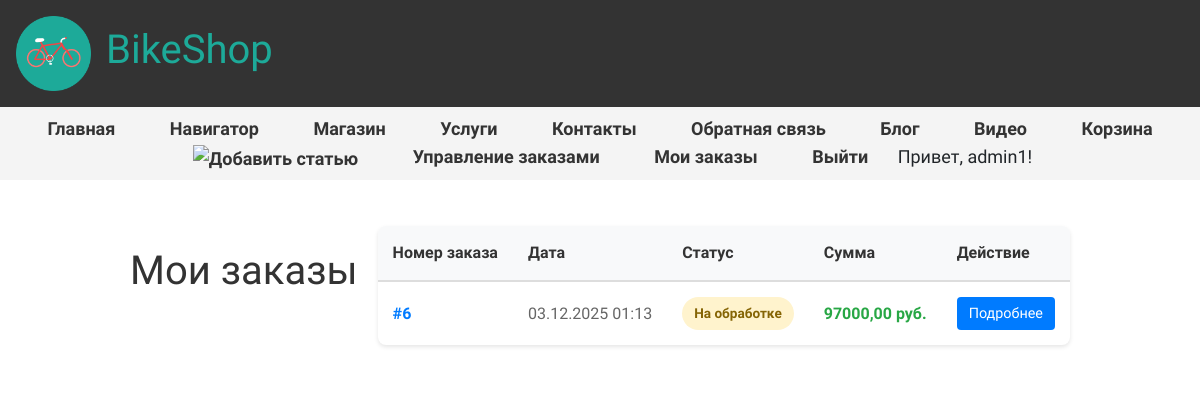
Screenshot of /my_orders/ (signed in) with the database file from the repository.
### main/models.py (models this page shows, shortened)
class Order(models.Model):
    STATUS_CHOICES = [
        ('processing', 'На обработке'),
        ('assembly', 'На сборке'),
        ('shipping', 'В доставке'),
        ('delivered', 'Прибыл'),
        ('cancelled', 'Отменён'),
    ]
    user = models.ForeignKey(User, on_delete=models.CASCADE, verbose_name="Пользователь")
    order_data = models.JSONField(verbose_name="Данные заказа")  # Сохраняем JSON с товарами и количеством
    total_price = models.DecimalField(max_digits=10, decimal_places=2, verbose_name="Общая сумма")
    status = models.CharField(max_length=20, choices=STATUS_CHOICES, default='processing', verbose_name="Статус")
    created = models.DateTimeField(default=datetime.now, db_index=True, verbose_name="Дата создания")
    updated = models.DateTimeField(auto_now=True, verbose_name="Дата обновления")
    class Meta:
        verbose_name = "Заказ"
        verbose_name_plural = "Заказы"
        ordering = ['-created']

### main/views.py (the view)
# urls.py: path('my_orders/', views.my_orders, name='my_orders'),
@login_required(login_url='login')
def my_orders(request):
    orders = Order.objects.filter(user=request.user).order_by('-created')
    return render(request, 'main/my_orders.html', {
        'orders': orders
    })

### main/templates/main/my_orders.html (shortened to what this page needs)
{% extends 'main/layout.html' %}
{% load static %}
{% block content %}
<section class="my-orders-section">
    <h1>Мои заказы</h1>
    {% if orders %}
    <div class="orders-container">
        <table class="orders-table">
            <thead>
                <tr>
                    <th>Номер заказа</th>
                    <th>Дата</th>
                    <th>Статус</th>
                    <th>Сумма</th>
                    <th>Действие</th>
                </tr>
            </thead>
            <tbody>
                {% for order in orders %}
                <tr class="order-row" data-order-id="{{ order.id }}">
                    <td class="order-id">#{{ order.id }}</td>
                    <td class="order-date">{{ order.created|date:"d.m.Y H:i" }}</td>
                    <td>
                        <span class="status-badge status-{{ order.status }}">
                            {{ order.get_status_display }}
                        </span>
                    </td>
                    <td class="order-price">{{ order.total_price }} руб.</td>
                    <td>
                        <button class="btn btn-small btn-view" data-order-id="{{ order.id }}">
                            Подробнее
                        </button>
                    </td>
                </tr>
                {% endfor %}
            </tbody>
        </table>
    </div>
    {% else %}
    <div class="empty-orders">
        <p>У вас нет заказов</p>
        <a href="{% url 'shop' %}" class="btn btn-primary">Перейти в магазин</a>
    </div>
    {% endif %}
</section>
{% endblock %}

### main/templates/main/layout.html (shortened to what this page needs)
{% load static %}
<!DOCTYPE html>
<html lang="ru">
<head>
    <link rel="stylesheet" href="{% static 'main/css/site.css' %}">
    <link rel="stylesheet" href="{% static 'main/css/bootstrap.css' %}">
</head>
<body>
    <header>
        <a href="{% url 'about' %}">
            <img src="{% static 'main/images/logo.png' %}" alt="Логотип BikeShop" class="logo">
        </a>
        <h1>BikeShop</h1>
    </header>
    <nav>
        <a href="{% url 'about' %}">Главная</a>
        <a href="{% url 'links' %}">Навигатор</a>
        <a href="{% url 'shop' %}">Магазин</a>
        <a href="{% url 'services' %}">Услуги</a>
        <a href="{% url 'contacts' %}">Контакты</a>
        <a href="{% url 'feedback' %}">Обратная связь</a>
        <a href="{% url 'blog' %}">Блог</a>
        <a href="{% url 'video' %}">Видео</a>
        <a href="{% url 'cart' %}">Корзина</a>
        {% if user.is_staff %}
        <a href="{% url 'newpost' %}" class="add-post-icon" title="Добавить статью">
            <img src="{% static 'main/content/add_new.png' %}" alt="Добавить статью">
        </a>
        <a href="{% url 'admin_orders' %}">Управление заказами</a>
        {% endif %}
        {% if not user.is_authenticated %}
            <a href="{% url 'registration' %}">Регистрация</a>
            <a href="{% url 'login' %}">Вход</a>
        {% else %}
            <a href="{% url 'my_orders' %}">Мои заказы</a>
            <a href="{% url 'logout' %}">Выйти</a>
            <span>Привет, {{ user.username }}!</span>
        {% endif %}
    </nav>
    <main>
        {% block content %}{% endblock %}
    </main>
</body>
</html>

### main/static/main/css/site.css (style rules this page uses)
* { font-family: 'Chocolate Classical Sans', sans-serif; }
body { margin: 0; padding: 0; background-color: #f4f4f4; }
header { background-color: #333; color: #fff; text-align: left; padding: 1rem; display: flex; align-items: center; justify-content: flex-start; }
.logo { width: 75px; height: auto; margin-right: 15px; }
nav { font-family: 'Dancing Script', cursive; background-color: #f4f4f4; font-size: 18px; padding: 0.5rem; text-align: center; }
nav a { margin: 0 15px; text-decoration: none; color: #333; font-weight: bold; padding: 5px 10px; border-radius: 5px; }
main { padding: 1rem; display: flex; flex-direction: column; align-items: center; }
section { margin-bottom: 1rem; background-color: #fff; padding: 1rem; border-radius: 5px; max-width: 550px; display: flex; flex-wrap: wrap; align-items: center; gap: 20px; }
h1 { color: rgb(29, 170, 153); }
button, .btn { background-color: #3498db; color: white; border: none; padding: 8px 16px; border-radius: 5px; }
.add-post-icon img { width: 70px; height: 70px; transition: transform 0.3s ease; background: none; background-color: none; }
nav .add-post-icon, nav .add-post-icon:hover { background-color: transparent !important; }

### main/templates/main/my_orders.html (style rules this page uses)
.my-orders-section { max-width: 1200px; margin: 0 auto; padding: 30px 20px; }
.my-orders-section h1 { text-align: center; margin-bottom: 30px; color: #333; }
.orders-table { width: 100%; border-collapse: collapse; background-color: white; box-shadow: 0 2px 4px rgba(0,0,0,0.1); border-radius: 8px; overflow: hidden; }
.orders-table thead { background-color: #f8f9fa; border-bottom: 2px solid #ddd; }
.orders-table th { padding: 15px; text-align: left; font-weight: bold; color: #333; }
.orders-table td { padding: 15px; border-bottom: 1px solid #eee; vertical-align: middle; }
.orders-table tbody tr:last-child td { border-bottom: none; }
.order-id { font-weight: bold; color: #007bff; }
.order-date { color: #666; }
.status-badge { display: inline-block; padding: 6px 12px; border-radius: 20px; font-size: 0.85em; font-weight: bold; text-align: center; }
.status-processing { background-color: #fff3cd; color: #856404; }
.order-price { font-weight: bold; color: #28a745; }
.btn-small { padding: 6px 12px; font-size: 0.9em; border: none; border-radius: 4px; cursor: pointer; transition: all 0.3s; }
.btn-view { background-color: #007bff; color: white; }

### rows the page displays
Order: id "6", created "03.12.2025 01:13", status "На обработке", total_price "97000,00"

### other values shown
{{ user.username }} "admin1"
